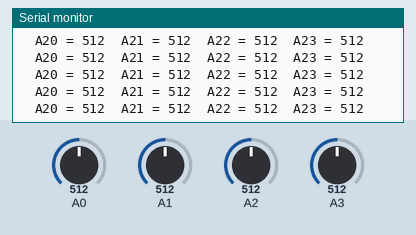
A sketch run on a simulated Arduino Uno, built with avr-gcc and run on an emulated ATmega328P. Parts: the last lines printed to the serial monitor. The inputs (shaded band) are chosen by the test bench; at power-on: A0 = 512, A1 = 512, A2 = 512, A3 = 512.

Above: at 1.2 s.
1.3 s: A0 set to 109
At 1.4 s:
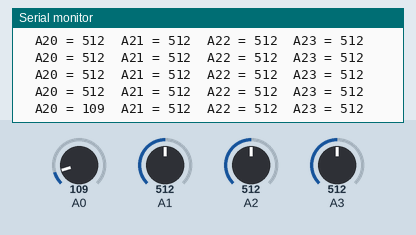
2.8 s: A0 set to 95
At 2.84 s:
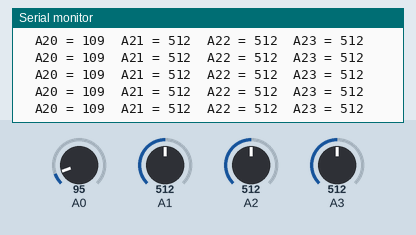
5.8 s: A1 set to 109
At 5.84 s:
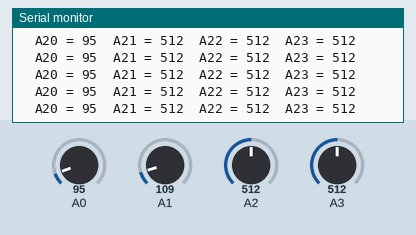
8.8 s: A1 set to 93
At 8.83 s:
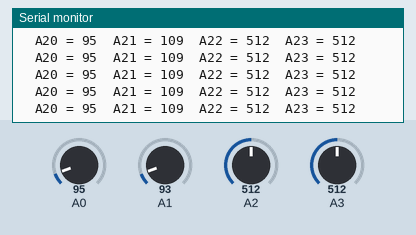
11.8 s: A2 set to 105
At 11.81 s:
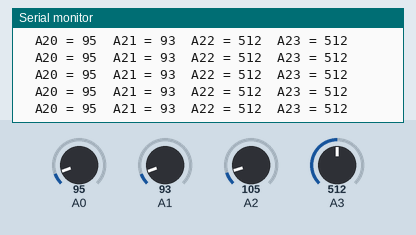
14.8 s: A2 set to 91
At 14.83 s:
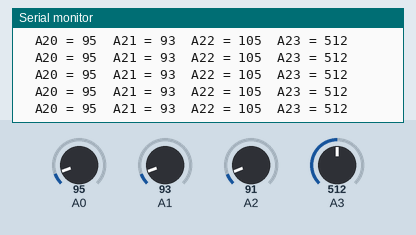
Timing chart, 0 to 17.8 s (numbered marks = the images above; inputs shaded):
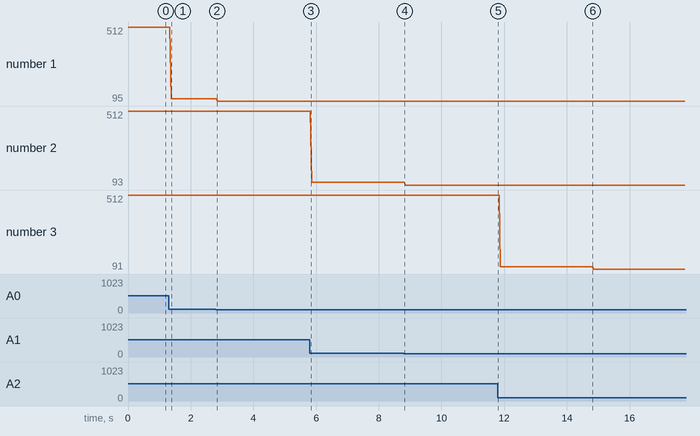

Measured:
- after the input at 1.3 s, the serial monitor: prints a new line after 0.09 s (image 1)
- plotted number 1: 512 → 109 after the input at 1.3 s, 109 → 95 after the input at 2.8 s
- plotted number 2: 109 → 93 after the input at 8.8 s
- plotted number 3: 512 → 105 after the input at 11.8 s, 105 → 91 after the input at 14.8 s

The sketch:

Kalibrering_i_Arduino.ino
```cpp
void setup() {
  Serial.begin(9600);
}

void loop() {
  Serial.print("  A20 = ");
  Serial.print(analogRead(A0));

  Serial.print("  A21 = ");
  Serial.print(analogRead(A1));

  Serial.print("  A22 = ");
  Serial.print(analogRead(A2));

  Serial.print("  A23 = ");
  Serial.println(analogRead(A3));
}
```
